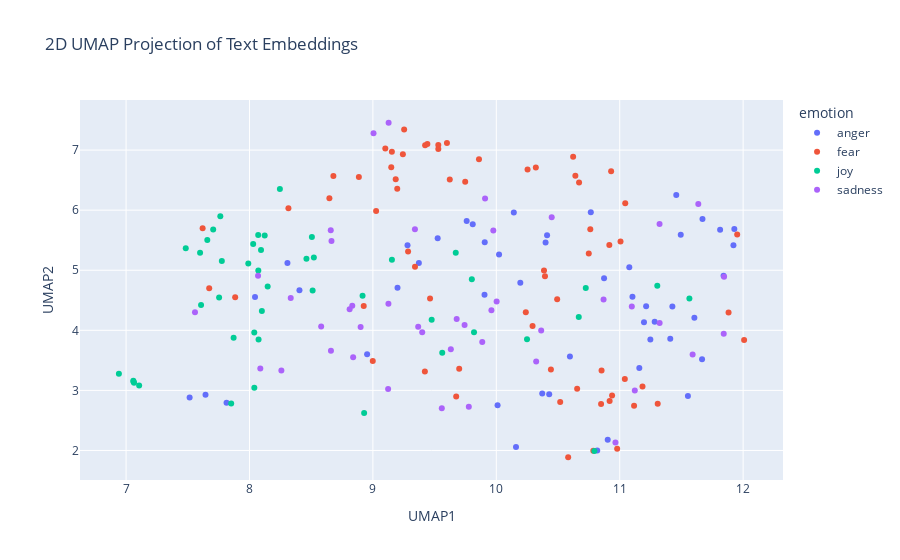

Notebook code cell kept with this figure:
### Code cell
import pandas as pd
import numpy as np
import umap
import plotly.express as px

# Concatenate the training and test data
combined_df = pd.concat([train_df_new, test_df_new], ignore_index=True)

# Prepare the embeddings for UMAP
# Convert the list of embeddings into a 2D numpy array
X_embeddings = np.array(combined_df['embeddings_values'].tolist())

# Apply UMAP for dimensionality reduction
reducer = umap.UMAP(n_components=2, metric='cosine', random_state=28) 
embedding_2d = reducer.fit_transform(X_embeddings)

# Create a DataFrame for plotting
df_plot = pd.DataFrame(embedding_2d, columns=['UMAP1', 'UMAP2'])
df_plot['emotion'] = combined_df['emotion']
df_plot['intensity'] = combined_df['intensity']
df_plot['text'] = combined_df['text']


# Visualize the embeddings with Plotly
fig = px.scatter(
    df_plot,
    x='UMAP1',
    y='UMAP2',
    color='emotion',  # Color points by the 'emotion' column
    hover_data=['text', 'intensity'],  # Show text and intensity on hover
    title='2D UMAP Projection of Text Embeddings'
)

fig.show()

### Figure 1 — Plotly figure (JSON) as saved in the notebook; plotly's stock layout.template omitted (floating-point values rounded to 4 significant figures)
{"data": [{"customdata": [["@johnaugust @clmazin I was so looking forward to @ABCDesignated. Then it opened with a #stuartspecial. I literally yelled at my tv. ", 0.491], ["Absolutely fuming I've just scratched all my car 😡😡😡😡😡😡", 0.75], ["@Sophiejulia @CalebAtChipotle @calebpressleyxo relentless pipe thirst #sheltered", 0.438], ["@cc_yandian @HillaryClinton her team must draw from a hat for daily personality #drugged  #yeller #quiet #screamer #😂😂", 0.521], ["@JaredLeto Jared + #snap? 💘", 0.188], ["@StrongestBeing ←would furrow and her face would redden as she protests; it would seem that being seen as unattractive in Wukong's eyes was→", 0.481], ["@AllegedLowbrow It's 'Eye-for-Eye'. Indian Army never forgives, Never Forgets. They always take revenge, Pakistan breaks laws, I.A follows", 0.562], ["@EagleGiles23 @tgilmore_92 what I miss? ", 0.146], ["@donna_bellav @SoniaRayS @gig_aholic He looks especially lovely. Sadly, I do not *removes potentially indignant Mr D from convo*", 0.417], ["I don't get what point is made when reporting on Charlotte looting @CNNAshleigh. Why not explore what looting businesses symbolizes ", 0.438], ["@The_Boxing_Hub #klitschko @Klitschko over fury any day #boxing", 0.312], ["@KevinI @GGGBoxing @SpecialKBrook pretty average, klitschko fury did about 600k and Joshua white did about 450k", 0.417], ["@keithboykin unfortunately it won't end there... followers of whichever candidate isn't elected will throw tantrums. No winning this elec", 0.521], ["Kik me I want to swap pics I will post on my account anonymously if you wish Kik: vsvplou #Kik #kikme #snap #nudes #tits #snapchat", 0.292], ["Y'all really insult coz of soccer???  Lmao, wow!!!!!!", 0.396], ["@pianimadi regarde tes snap", 0.312], ["Taking a break from the #wedding to #rage at the general #stupidity of certain #people on the #internet.", 0.625], ["Some bloke on the train who's obviously trying to provoke West Ham fans by loudly slagging off the stadium to his mate on the phone", 0.434], ["@Will_0004 No justification for shooting without provocation, even if the person has a bad history. Justification is not the way to go", 0.604], ["Don't join @BTCare they put the phone down on you, talk over you and are rude. Taking money out of my acc willynilly! ", 0.604], ["If ydu yell 'fire' in a crowded theater you will burst into flames. It's a cool trick, bu: only once.", 0.396], ["@VerizonSupport thanks for saying My wife and I were getting our iphones today and then losing both of them with no ETA #thanks ", 0.479], ["Why does Candice constantly pout #GBBO 💄😒", 0.375], ["Now it's time to remove CB from the team somehow. Screw it. Rip the Band-Aid off. It'll sting for a bit but everyone will get over it.", 0.521], ["@SkyUK what a joke!! Cut our internet off early 'by mistake' and then don't reinstate it when we no longer need an engineer 😡 ", 0.646], ["630am meeting Olympic House #10golds24 .  #neverquit #believe #dreambig #TeamTTO #going4gold", 0.271], ["“He who is slow to anger is better than the mighty, And he who rules his spirit than he who takes a city.”\\nP16:32 #bibleverse #pride ", 0.354], ["Bloody parking ticket 😒💸 #fuming", 0.792], ["I don't mean to offend anyone, but 93.7 literally blames everything on white people. In some cases it's true, but a lot of times, it's not", 0.458], ["@MMASOCCERFAN @outmagazine No offense but the only way this makes sense is if you work for the magazine. Otherwise,who are you apologizing 4", 0.417], ["I have a rage rage ep 2 coming out soon I'll keep you posted on it #YouTube #youtubegaming ", 0.422], ["@marthalyssa yep. LOL #bitter", 0.417], ["Said it before and I'll say it now: America is really fortunate that black people only want equality and not revenge.", 0.562], ["@BearGrylls for your next series will u do a celebrity firefighting show and just chuck them all in a burning building and do the voiceover?", 0.458], ["my momma irritate me asking all these questions like gone 😤", 0.417], ["Sometimes I think the British political landscape is desolate and then I look over at the foaming wasteland of the US and think we're OK", 0.354], ["That's really it for my madden career that game sucks , ea sports does a piss poor job every year on that shit", 0.867], ["@RichardHBell Yes, I think he held a grudge ...", 0.375], ["@LaureEve I am sitting here wrapped in a fluffy blanket, with incense burning, listening to Bon Iver and drinking mulled wine. I'm there.", 0.25], ["Lol little things like that make me so angry x", 0.604], ["@Yoshi_OnoChin can you please not have Canadian players play US players, that lag  is atrocious. #fixthisgame #trash #sfvrefund ", 0.646], ["@FluDino Event started! everyone is getting ready to travel to the lake of rage, where everything glows", 0.521], ["Sting is just too damn earnest for early morning listening. ", 0.37], ["@reluctantnicko Don't ask, you don't get. Apologies if I've offended you. All due respect Alan, I think you've been fed duff info.", 0.427], ["@DailyMirror i love how theres no outrage that it's a white man but if it was a black man them BLM would be all over it regardless of reason", 0.726], ["@fluffysoftlouis no no. I insist that you give me your best insult first", 0.562], ["The rage has died down.", 0.438], ["@gayla_weeks1 I try not to let my anger seep into reviews, but I resent having my time wasted on books like that. Time is precious.", 0.625]], "hovertemplate": "emotion=anger<br>UMAP1=%{x}<br>UMAP2=%{y}<br>text=%{customdata[0]}<br>intensity=%{customdata[1]}<extra></extra>", "legendgroup": "anger", "marker": {"color": "#636efa", "symbol": "circle"}, "mode": "markers", "name": "anger", "orientation": "v", "showlegend": true, "type": "scatter", "x": [11.16, 11.25, 8.045, 10.77, 7.814, 9.809, 11.49, 8.953, 9.2, 11.46, 10.43, 10.37, 10.41, 7.644, 11.1, 7.515, 11.61, 10.01, 11.67, 10.9, 9.525, 10.16, 10.14, 10.6, 10.82, 8.308, 10.02, 11.41, 11.92, 10.19, 9.373, 11.21, 11.81, 9.76, 11.2, 10.4, 11.67, 10.87, 8.405, 11.28, 11.55, 9.281, 11.84, 9.904, 11.93, 11.08, 9.906, 11.43], "xaxis": "x", "y": [3.374, 3.846, 4.556, 5.965, 2.796, 5.767, 5.59, 3.602, 4.71, 6.251, 2.935, 2.947, 5.581, 2.929, 4.561, 2.881, 4.21, 2.753, 5.852, 2.179, 5.532, 2.058, 5.961, 3.563, 2.0, 5.122, 5.262, 3.862, 5.415, 4.793, 5.12, 4.4, 5.676, 5.819, 4.133, 5.464, 3.52, 4.869, 4.668, 4.141, 2.909, 5.415, 4.909, 4.594, 5.687, 5.051, 5.466, 4.397], "yaxis": "y"}, {"customdata": [["@coopah Worst than going to the morgue to do a positive ID. #horrible Reuters", 0.688], ["Bayern Munich pitch is horrific", 0.542], ["New play through tonight! Pretty much a blind run. Only played the game once and maybe got 2 levels it. #Rage ", 0.375], ["@jody_paterson So I worry about emphasis on 'keeping family together' as a guiding principle, due to my own experiences", 0.396], ["#COINCIDENCE??? When you turn on the TV, etc.&amp; listen &amp; watch, the objective is to #CaptureYourMind with #fear &amp; #depression. #FindGODNow!!!", 0.542], ["I want to slide into the dms but im too fucking shy ", 0.64], ["jesus ok an alarming percentage of my teachers ths year dont have a  s ingle thoughtful bone in their bodies . its gonna b an interesting yr", 0.565], ["I have a job interview with @BarclaysUK in Loughborough next month #nervous!!!", 0.72], ["I have another test tonight #nervous", 0.812], ["@Max_Kellerman  it also helps that the majority of NFL coaching is inept. Some of Bill O'Brien's play calling was wow, #awful! #GOPATS", 0.438], ["In wake of fresh #terror threat and sounding of alert in #Mumbai, praying for safety &amp; security of everybody in the city #Maharashtra #news", 0.8], ["Jimmy Carr makes me want to cry and cry *shiver* ", 0.792], ["@smb_ryan @Kamper10 I couldn't care less about #GOTHAM. I haven't watched it since the mid point of season 1. ", 0.292], ["Hennessey - dreadful. Mutch - is he even on the pitch? Fryers - out of his depth unfortunately. #CPFC", 0.417], ["@Sopp97 sorry to upset u madam.If you have got any queries don't hesitate to contact our PR department.In the meantime do you fancy a beer?", 0.14], ["@Zen1dfabflake You are all our angelic comrades! ", 0.188], ["Accrington Stanley? Who are they? Exactly. Things looking dire for West Ham despite the win. What's changed since March? #bbcfootball", 0.619], ["Let's refuse to live in #fear -  #c$%t", 0.354], ["@BartholomewD It's -terrible-! We're going to the local fish/chip place in Kirribilli ", 0.354], ["No @Chrishilly1987 for MOS 😡  #shocking Leads from the front 💪🏻", 0.438], ["@Ms_Asia_Pacific @jgsuing @PilosopoTanya @HuffingtonPost @HuffPostPol as a fellow UP grad, i shiver at the shallowness of his arguments", 0.604], ["#panic Panic attack from fear of starting new medication", 0.917], ["the ending of how I met your mother is dreadful", 0.333], ["I'm used to bears, I'm used to coyotes, I love the idea of wolves. But this is hard. I don't want to be fearful of the meadow or the pines.", 0.688], ["Study finds #awe &amp; #wonder of something greater than self, leads to #creative boosts of expansive thinking. @outsideonline #write #thoreau", 0.146], ["@BBCNews 😝 scared of their own horror story they wrote, afraid of the #terror they spread, will #europe start WW3 in 2017 anniversary of WW1", 0.708], ["I am beyond mad that I lost track of a brown spider in my brown carpet. Where did you go? 🕷 will be sneaking up on me #frightened", 0.875], ["Recording some more #FNAF and had to FaceTime my mum to let her know I was okay after I let out a high pitched scream 😂 #horror #suchagirl", 0.604], ["@CBSThisMorning @newsgirl123456 again, profiling DOESN'T discourage (September 20, 2016; 18:41 EDT) #terror #TRUMP #FAIL", 0.667], ["my husband lost £800 when he booked an apartment through @Airbnb that didn't exist... @AirbnbHelp didn't care #nightmare #airbnbnightmare", 0.708], ["No we didn't just bully our professor to move the Chem quiz to Monday 😂", 0.292], ["@Policy_Exchange A plus point, she won't have to queue for the loos. Any more plus points? Nope, can't think of any  #sexism", 0.438], ["Just want to be a dad so i can play kick the baby with my little one #southpark #mellogang  #edm #plur #dad #djlife #dj #producer", 0.188], ["still shaking though 🙃", 0.688], ["@JedRivett @CharlesCassidy_  Jus see if you ever do anything you pussy , u don't scare me look who u chill with 😂😂😂", 0.438], ["@CSTrey4 thanks brotein shake 😈😈😈", 0.271], ["Jesus wept! Another RNS from #rusty @metaltigerplc quote 'Price sensitive news, Price Sensitive news' etc etc The #Ramping here is #shocking", 0.637], ["Thoroughly enjoying AHS tonight. #ahs  #americanhorrorstory", 0.146], ["i was just talking about it last week .. how does your outside appearance (ie. dread locks) affect the ability you have to work?", 0.438], ["I'm getting so nervous for my first anatomy exam 😩", 0.812], ["@Netflix_ME penny dreadful season 3?", 0.3], ["How can America be so openly embracing racism. ", 0.604], ["3years today marks the anniversary of that horrid Westgate Attack in Nairobi. My heart out to all those of us who lost our family &amp; friends🕯", 0.521], ["@JogglingDroid @BrancoCarmine @Otto_English yeah, #UK was quite the ", 0.25], ["not only was that the worst @EGX that's I've attended but worth one of the worst cons I've been to in the last 5 years ", 0.438], ["She was so posh it frightened me. I'm still scared.", 0.81], ["Don't let fear hold you back from being who you want to be. Use it's power to push you towards your goals. No more fear, just action. #fear", 0.292], ["@Gibberman10 @ScottHoward42 any of y'all remember when MLB tried a futuristic jersey those were all ", 0.24], ["@hoystweet Are the pre-purchased tickets being sent soon? Coming to the Saturday evening show... tickets are a no show! #panic #hoys 🐴🦄", 0.604], ["i've seen the elder watching me during my community hours and i honestly don't have an idea about what my assignment will be. #apprehensive", 0.562], ["The Zika #Hoax Files: DEET is part of a binary chemical weapon targeting your brain: #Toxin  #neurological #USCitizens #Insect #mammal", 0.479], ["Hillary Clinton looked the other way to the Saudi war on women and their terror financing because they bought her off.", 0.479], ["@1johndes ball watching &amp; Rojo'd header was equally dreadful!!", 0.475], ["⊰ @FrameOfAnAngel ⊱ \\n\\n+ Of them. I'm here for answers, and if I scare her to death, there won't be answers for me. \\n\\nSo instead, I just +", 0.583], ["I have been seeing terrible terrible prescriptions this week. What's going on?", 0.438], ["So about 18mths ago i signed up to @Lumo_Energy for their @VirginAustralia / Velocity FF deal. 18 months in still no FF points ", 0.271], ["Are you worrying/worried?\\n1Peter 5:7\\nThrow all your worry on him, because he cares for you.#faith #leadership #worry #mindfulness #success", 0.438], ["The moment you bring her to meet your best friend and you're nervous af! 😬😆  #thefriendtest", 0.875], ["Tweeting from the sporadic wifi on the tube ", 0.292], ["@Evan_McMullin @TheBlazeRadio Classic SHITLIB bullshit. Create a horrible problem and then 'discuss' how to solve it. What a PIMP.", 0.438], ["Trying to book holiday flights on @britishairways website is becoming a #nightmare", 0.458], ["@soozclifford Sure have... Sydney are too tough, too quick and their 'team' pressure is too much for the Cats to handle. Motlop/Cowan ", 0.356], ["@CNNPolitics I can't wait to hear what he had to say about the brilliant Dr. Hawking... it should be rich... In the poorest of taste! #bully", 0.354], ["Bout ta get my @dontbreathe on up in here! @WarrenTheaters  #icantholdmybreaththatlong", 0.438]], "hovertemplate": "emotion=fear<br>UMAP1=%{x}<br>UMAP2=%{y}<br>text=%{customdata[0]}<br>intensity=%{customdata[1]}<extra></extra>", "legendgroup": "fear", "marker": {"color": "#EF553B", "symbol": "circle"}, "mode": "markers", "name": "fear", "orientation": "v", "showlegend": true, "type": "scatter", "x": [10.85, 11.12, 9.285, 10.39, 10.32, 9.253, 10.49, 9.53, 9.154, 11.18, 10.62, 8.926, 9.699, 10.85, 9.463, 7.674, 10.52, 9.86, 10.92, 10.44, 10.75, 9.441, 11.04, 9.149, 7.62, 10.25, 9.748, 8.886, 10.67, 10.79, 11.01, 10.76, 9.341, 9.197, 11.88, 7.884, 10.29, 8.316, 10.39, 9.423, 8.648, 11.95, 10.93, 8.999, 11.31, 9.185, 9.53, 9.421, 9.623, 9.243, 10.64, 11.04, 10.94, 9.026, 10.24, 10.58, 9.6, 9.101, 9.675, 12.01, 10.98, 10.66, 10.92, 8.68], "xaxis": "x", "y": [3.333, 2.747, 5.311, 4.998, 6.712, 7.343, 4.519, 7.018, 6.974, 3.066, 6.888, 4.405, 3.359, 2.772, 4.53, 4.698, 2.809, 6.847, 2.825, 3.348, 5.28, 7.103, 3.191, 6.714, 5.698, 6.676, 6.472, 6.554, 6.46, 1.997, 5.478, 5.684, 5.059, 6.357, 4.299, 4.552, 4.073, 6.032, 4.902, 7.083, 6.198, 5.596, 6.65, 3.488, 2.776, 6.516, 7.085, 3.315, 6.51, 6.932, 6.575, 6.117, 2.915, 5.985, 4.301, 1.887, 7.12, 7.028, 2.898, 3.839, 2.029, 3.027, 5.422, 6.569], "yaxis": "y"}, {"customdata": [["@5ftanomaly aside from that i'm all about pleasing the individual that i'm involved with, my pleasure comes from their pleasure.", 0.558], ["Tend the sick, Lord Christ; give rest to the weary, bless the dying, soothe the suffering, pity the afflicted, shield the joyous;", 0.271], ["The abysmal ignorance, frivolity and levity of the Italian priests stupefied him.' - Roland Bainton on Luther, #ReformationDay", 0.062], ["Optimism leads to success. - Bill Kerr @Coach__Kerr #success  #goals", 0.583], ["having a pet store worker ask 'do you want to play with them?' is the most exhilarating feeling", 0.771], ["Three days off a month with two ex wives and no home could be worse. I don't know how, but it could #oilandgas ", 0.125], ["Watch this amazing live.ly broadcast by @hannah..mccloud #lively #musically", 0.562], ["@smoothkobra after such a heavy 2 days this has given much needed levity. Thanks bro", 0.438], ["@TChudhry @fasiranjha lol @ ur caste. even if the whole village dies.. a massali like you cant be a chaudhry:) so cheer up massali :)", 0.396], ["@johnwintertweet dudes who wanna play some bass but not buy a bass (me) rejoice", 0.308], ["Day 3 of #harvest16 - listening to the sound of the chopper working it's way closer to home at @mountaindairy makes me #happy. #farm365", 0.68], ["i bet dat dog eating name brand cheerios. cant relate. i eat cheery O's", 0.312], ["Smile at people and see what happens.  I think you'll be surprised #smile more #surprisepeople #influenceinternational", 0.729], ["Turns out 'it' wasn't even anything to be concerned about at all. Im happy and a bit frustrated it took so long to get this answer.", 0.135], ["Retweeted GunnySmith93 (@Stephen21Smith):\\n\\nDays like today I am happy to be alive! #blessed ", 0.833], ["@RapeseedOilFans \\nWho nose where those scent roses went\\nTo a spot in the Orient\\nMummified\\nIn rapeseed oil fried\\nEating drinking &amp; merriment.", 0.479], ["Ryan Gosling and Eva Mendes finally  ; B joyful an funny/dont boss/dont argue/do everything with kids/go on mini car trips/ focus on love", 0.62], ["@JoshuaLenon I trust you know that I appreciate your willingness to explain the details, and my attempt at levity is just that. @bobambrogi", 0.44], ["@Bookselenaxxx @Hustler @Bookselenaxxx @Hustler \\n👅💦👅💦👅💦👅💦👅💦👅that hot pussy unappetizing that delight", 0.375], ["•Days!'\\nHe was itching for a fight..itching for the exhilaration of battle, of almost getting defeated, the adrenaline pumping•\\n@RojinHitto", 0.36], ["And the weather so breezy, man why can't life always be this easy", 0.562], ["Hey @AppleSupport, would be nice to have “click to pause” or “pause when window inactive” on animated GIFs for macOS Messages app", 0.208], ["Light of day per heyday popularization backfire cinematography: XUcQb", 0.25], ["Watch this amazing live.ly broadcast by @kana_blender  #musically", 0.558], ["@blackeyed_susie They ain't going away, and I don't want to see them hurt; changing hearts/minds is really our only option, no? #optimism", 0.333], ["Riding at night has got to be one of the most exhilarating, refreshing things I have ever done.", 0.654], ["@ClvlndK8 It's so sad! There's always such optimism with a new year. This is...not good. @BuckshotBandit1 @dapostrophearcy", 0.188], ["Watch this amazing live.ly broadcast by @kaylaaa_sartorious #lively #musically", 0.6], ["Watch this amazing live.ly broadcast by @iamjustinburke #lively #musically", 0.625], ["@grahnort wonderful experience watching you yesterday at. @BBCLetItShine thankyou for the ", 0.708], ["@DailyMailCeleb @KTHopkins Katie I love how you describe yourself as 'normal'. Really you're anything but!  #neverchange", 0.479], ["@TheVulcanSalute , just saw the Save The Day PSA. Why were you in obvious tears doing it? I'd have thought you'd be your cheerful self.", 0.2], ["@Zerfash — can't wait.' She said cheerfully and grinned.", 0.771], ["Halfway to work and I realize I forgot to put on underwear....It's going to be one of those days! #mombrain #toomuchgoingon #longday ", 0.25], ["As the birds begin to chirp, I try to sleep. #Jetlag", 0.12], ["Watch this amazing live.ly broadcast by @paulzimmer #lively #musically", 0.56], ["@GameGrumps THANK YOU SO MUCH FOR COMING TO DETROIT I'm going to sob joyful rainbows now brb", 0.804], ["@Communism_Kills i get the subway melt and make sure it's only hearty italian bread... black olives are a must though", 0.38], ["@tomlinmayniac starting my new challenge ! A glee poll every day !", 0.625], ["...at your age, the heyday in the blood is tame...' @TheArtofCharm #shakespeareaninsults #hamlet #elizabethan #williamshakespeare", 0.26], ["Imagine how sad LA fans are gona be when they get eliminated...Man that's gonna be Nirvana, a religious experience rejoicing in their misery", 0.333], ["@airtelindia have some issues with my broadband bill ,I am charged for the month before I signed up with airtel.. #hilarious", 0.34], ["@GigaFag @pipertownsend_ snapchat new would beg to differ ", 0.156], ["Somebody who has braved the storm is brewing. #cheerful", 0.46], ["@Bluebelle89 @lsmith855 liking the optimism", 0.54]], "hovertemplate": "emotion=joy<br>UMAP1=%{x}<br>UMAP2=%{y}<br>text=%{customdata[0]}<br>intensity=%{customdata[1]}<extra></extra>", "legendgroup": "joy", "marker": {"color": "#00cc96", "symbol": "circle"}, "mode": "markers", "name": "joy", "orientation": "v", "showlegend": true, "type": "scatter", "x": [8.506, 8.916, 11.3, 8.522, 7.706, 10.25, 7.059, 8.1, 11.56, 8.074, 8.03, 10.72, 7.484, 8.123, 7.776, 8.512, 7.99, 8.462, 7.754, 7.658, 8.071, 8.929, 9.154, 7.106, 9.802, 7.764, 9.819, 7.065, 7.06, 7.872, 7.608, 9.476, 7.6, 10.67, 8.247, 6.942, 8.039, 8.147, 8.039, 9.671, 9.562, 10.79, 7.852, 8.094, 8.072], "xaxis": "x", "y": [5.553, 4.577, 4.742, 5.211, 5.679, 3.853, 3.162, 4.32, 4.531, 3.846, 5.437, 4.706, 5.364, 5.577, 5.156, 4.664, 5.114, 5.192, 4.548, 5.504, 5.587, 2.622, 5.174, 3.081, 4.849, 5.897, 3.969, 3.127, 3.146, 3.878, 4.422, 4.177, 5.293, 4.223, 6.354, 3.276, 3.964, 4.728, 3.043, 5.29, 3.629, 1.992, 2.782, 5.336, 4.997], "yaxis": "y"}, {"customdata": [["@LazyBoiSam blues... blues? 🤔", 0.438], ["@chelseafc let them know it's the ", 0.3], ["It's way too hard not to get discouraged.", 0.667], ["Alt-J - Hunger of the pine.", 0.235], ["Am I the only person who dislikes fall? #FirstDayofFall #leaves #thingsdie #depressing #cold #noflipflops 👎🏾👎🏽👎🏻🍂🍁", 0.771], ["Im kind of confused.  The one thing i do right now has a great future, but on the other hand so does the new thing . #lost #needhelp", 0.604], ["@groovydadad @MHChat 🙂ty I often conflate the two depression + sadness, but they are very different. This q reminded me of that #mhchat", 0.583], ["@megalvz literally was gloomy for an hour", 0.729], ["Sometimes the support network is causing the damage. \\n\\n #support #Damaged #alone #tired  #hurt #nojustice  #surivivor #NoMore", 0.67], ["@PurpleReplisol meden is frowning at you with her non existent face", 0.521], ["tones - \\n: 1/2 of my favourite chris pine stans. i love tones more than anything, mt sweet summer child i will attack anyone who hurts her", 0.271], ["I get discouraged because I try for 5 fucking years a contact with Lady Gaga but are thousands of tweets, how she would see my tweet? :(", 0.583], ["@HutchinsonDave I don't know whether to despair or agitate for a cull.", 0.688], ["My oldest cat pisses me off. She's always been weary of Kennen (senile kinda), but recently shes been sweet. Until she attacked and bit him.", 0.542], ["@keyshamackie it's fucking dreadful for live footy matches", 0.571], ["$FOGO max pessimism here and no bottom (yet).  Has a solid PE ratio for a restaurant.  Let's catch it at 8 level or 10 level if it comes.", 0.438], ["Feels grim not having your nails done", 0.542], ["@theJeremyVine Noel Edmonds reckons a cat he's talking to is stressed because of the uncertainty over #GBBO future!?!? #plot #lost", 0.521], ["@mattwruff sadly there is constitutional RIGHT to have abortion. Yet there is constitutional RIGHT to life. Safety net protects those rights", 0.514], ["@RaveenElexiis I fought a racist girl and she stayed in GAVC so if you get kicked out I call BS", 0.479], ["where broken hearted lovers do cry away their gloom", 0.708], ["Wearing all black tomorrow as I continue to mourn the lives of the most recent victims of police brutality. #blackout #WU", 0.779], ["TONIGHT - Fulford Arms, York \\nTOMORROW - Bank Top Tavern, Oldham\\nNEXT SATURDAY- Big Hands, Manchester \\n\\n#livemusic #punk #blues #rockandroll", 0.188], ["@British_Airways just came of BA6426 at @ortambo_int at least 6 passengers with broken bags. This was a new suitcase. #unhappy customer", 0.729], ["-- used as a pawn in this red woman's game] For now, try not to fret and act as if nothing is amiss. This is a royal -- @TheLadyOfGlenco", 0.354], ["Shoutout to the drunk man on the bus who pissed in a bottle and on the seats #grim", 0.548], ["@chelseafc let them know it's the #blues", 0.521], ["Free live music in DC tonight!  #blues with #MoonshineSociety at @thehamiltondc in the Loft starting at 10:30pm @FreeinDCBlog @WTOPFreebies", 0.188], ["#RiceFODays now I am Alex Butler's class on financial management. Starts off with a great, relevant class discussion: movies and sunk costs", 0.229], ["It's become a verb. 'I'm gonna Villaseñor all those old contacts I don't need anymore.' #sadness @melissavcomedy #waitingforexplanation", 0.542], ["@hotelplanner I stayed at a hotel who  packed picnic lunches to take on the road!! #BetterTogether @Redlizzy1 @NewfieChic @Ladybug_Vic", 0.271], ["#picoftheday : How...why... Really... !!\\n    #funny #picoftheday #lol #random #laugh #chair #of #despair #funnypics  #virgin #cafe #i...", 0.146], ["Cam cannot be serious with that IG post and that stupid ass font he uses. Would've been better to just say nothing.", 0.396], ["@Fatumoriginal there's no sitcom better! If u can't laugh at Sheldon or Leonard then u are sober for real! No two ways about it", 0.396], ["@ily_geuly call me now I'm laying in my bed moping like I intend to do for the next 2 months.", 0.74], ["MC: what are you listen to these days?\\nBogum: these days I feel gloomy, I listen to ccm (spiritual song) often.\\n\\nChurch oppa mode. :)", 0.583], ["@GolfStrat out of Rory starts. What would your B group look like w/o him? Hideki and Walker, and throw Reed or Knox on the pine?", 0.343], ["and for inconsolable Oxford academics - 'Brussels should just ignore the #Brexit vote and tell the UK it can't leave the EU....ever....wah'", 0.521], ["A .500 season is all I'm looking for at this point. #depressing #royals", 0.688], ["Chalk dance notation entree manchester inasmuch as corinthian products that discourage drag branding: ARwuEVfqv", 0.188], ["Soooo badly want to dye my hair dark but have never been dark before soooo torn 😭😭😭", 0.5], ["Should of stayed in Dubai 😞", 0.708], ["Hello my dear friends, I will be back online this Friday night. I miss you! #sober #sobriety #recovery", 0.417]], "hovertemplate": "emotion=sadness<br>UMAP1=%{x}<br>UMAP2=%{y}<br>text=%{customdata[0]}<br>intensity=%{customdata[1]}<extra></extra>", "legendgroup": "sadness", "marker": {"color": "#ab63fa", "symbol": "circle"}, "mode": "markers", "name": "sadness", "orientation": "v", "showlegend": true, "type": "scatter", "x": [8.66, 9.777, 9.679, 8.334, 9.886, 9.005, 9.367, 8.581, 10.0, 9.976, 7.559, 9.123, 9.961, 11.32, 11.12, 8.664, 10.36, 9.909, 11.32, 11.85, 8.833, 11.64, 8.258, 10.97, 9.341, 11.59, 9.558, 8.088, 8.659, 9.4, 8.069, 11.1, 11.84, 10.87, 8.901, 8.812, 10.32, 10.45, 9.632, 8.84, 9.127, 9.743, 9.126], "xaxis": "x", "y": [3.661, 2.727, 4.188, 4.538, 3.806, 7.282, 4.061, 4.062, 4.479, 5.663, 4.299, 3.023, 4.333, 4.122, 2.998, 5.485, 3.998, 6.194, 5.772, 4.89, 4.409, 6.101, 3.333, 2.131, 5.681, 3.598, 2.703, 3.365, 5.668, 3.969, 4.907, 4.398, 3.943, 4.513, 4.056, 4.35, 3.481, 5.884, 3.684, 3.553, 7.455, 4.09, 4.443], "yaxis": "y"}], "layout": {"autosize": true, "legend": {"title": {"text": "emotion"}, "tracegroupgap": 0}, "title": {"text": "2D UMAP Projection of Text Embeddings"}, "xaxis": {"anchor": "y", "autorange": true, "domain": [0, 1], "range": [6.613, 12.34], "title": {"text": "UMAP1"}, "type": "linear"}, "yaxis": {"anchor": "x", "autorange": true, "domain": [0, 1], "range": [1.428, 7.915], "title": {"text": "UMAP2"}, "type": "linear"}}}
